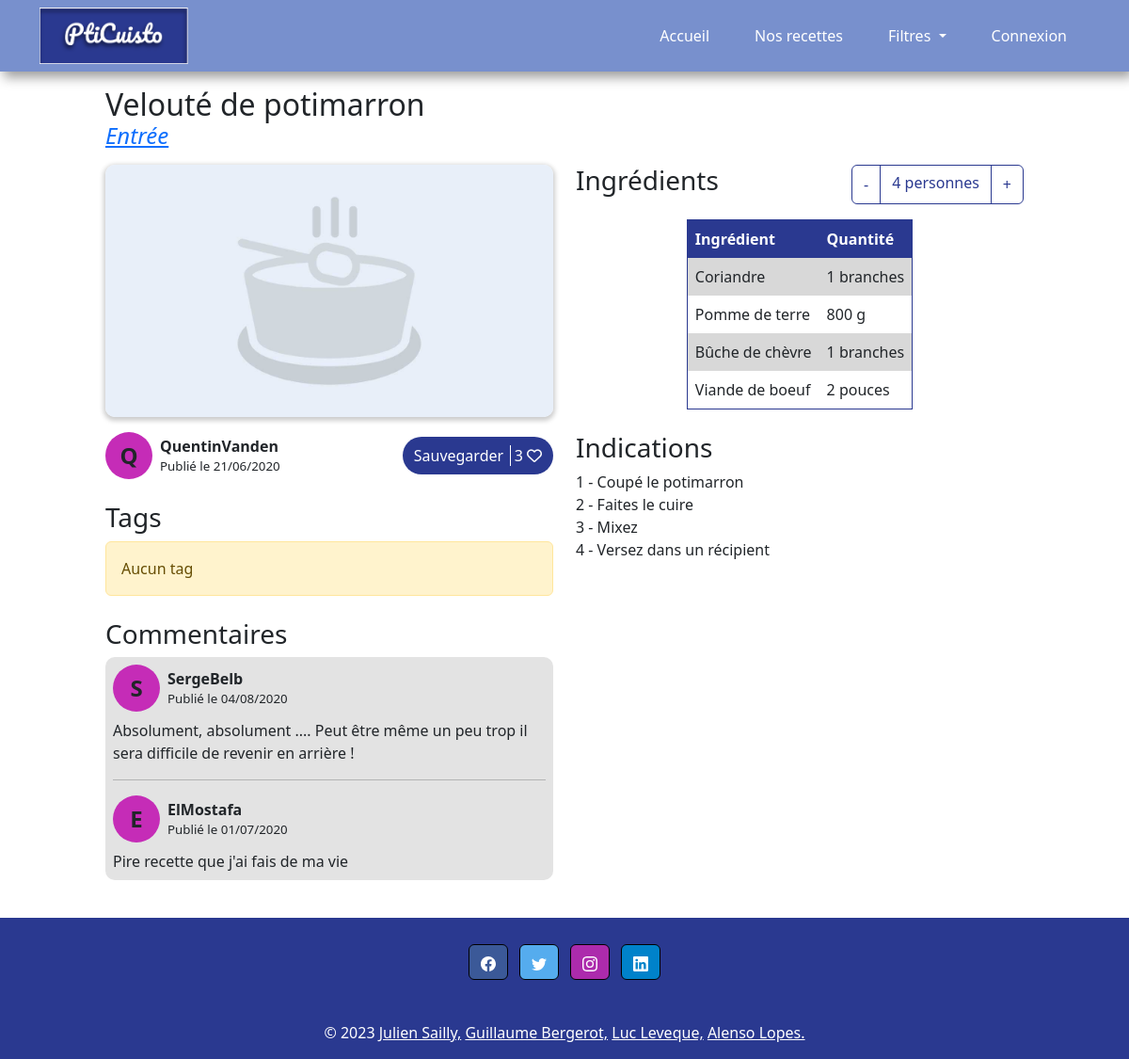
/index.php?controller=recipes&action=read&id=5, run on the app's committed database.
### tables this page shows
CREATE TABLE `recipes` (
  `rec_id` int(11) NOT NULL,
  `rec_title` varchar(200) DEFAULT NULL,
  `rec_content` varchar(2000) DEFAULT NULL,
  `rec_summary` varchar(300) DEFAULT NULL,
  `cat_id` int(3) NOT NULL,
  `rec_creation_date` datetime NOT NULL DEFAULT current_timestamp(),
  `rec_image_src` varchar(100) DEFAULT NULL,
  `rec_modification_date` datetime DEFAULT NULL,
  `users_id` int(3) NOT NULL,
  `isAuthorised` int(2) NOT NULL DEFAULT 0,
  `rec_nb_person` int(2) NOT NULL
);

CREATE TABLE `category` (
  `cat_id` int(3) NOT NULL,
  `cat_title` varchar(100) DEFAULT NULL,
  `cat_desc` varchar(250) DEFAULT NULL
);

CREATE TABLE `users` (
  `users_id` int(11) NOT NULL,
  `users_pseudo` varchar(25) DEFAULT NULL,
  `users_email` varchar(100) DEFAULT NULL,
  `users_password` char(64) NOT NULL,
  `users_lastname` varchar(100) DEFAULT NULL,
  `users_name` varchar(100) DEFAULT NULL,
  `users_inscription_date` date DEFAULT NULL,
  `users_type` int(1) NOT NULL,
  `users_status` int(1) NOT NULL
);

CREATE TABLE `comments` (
  `rec_id` int(11) NOT NULL,
  `users_id` int(11) NOT NULL,
  `com_date` datetime NOT NULL DEFAULT current_timestamp(),
  `com_title` varchar(256) DEFAULT NULL,
  `com_content` varchar(512) DEFAULT NULL,
  `isAuthorised` int(11) NOT NULL DEFAULT 0
);

### controller/controllerRecipes.php (called while the page is built, shortened)
<?php
require_once(File::build_path(array("model", "modelRecipes.php")));
class controllerRecipes
{
  public static function read()
  {
    $recipe = modelRecipes::getRecipe($_GET["id"]);
    $likes = modelRecipes::getRecipeLikes($_GET["id"]);
    $tags = modelRecipes::getRecipeTags($_GET["id"]);
    $comments = modelRecipes::getRecipeComments($_GET["id"]);
    $ingredients = modelRecipes::getRecipeIngredients($_GET["id"]);
    require(File::build_path(array("view", "navbar.php")));
    require(File::build_path(array("view", "viewRecipe.php")));
    require(File::build_path(array("view", "footer.php")));
  }
}

### index.php (called while the page is built, shortened)
<?php
    require_once(File::build_path(array("controller", "routeur.php")));
?>

### model/modelRecipes.php (called while the page is built, shortened)
<?php
require_once(File::build_path(array("model", "model.php")));
class modelRecipes extends model
{
  public static function getRecipe($rec_id = NULL)
  {
    $model = new Model();
    if ($rec_id == NULL) {
      $page = 1;
      if (isset($_GET['page'])) {
        if ($_GET['page'] > 0) {
          $page = $_GET['page'];
        }
      }
      $sql = "SELECT rec_id, rec_title, cat_id, cat_title, rec_summary, rec_image_src, isAuthorised FROM recipes
      join category using (cat_id)
      where isAuthorised = 1
      order by rec_modification_date desc, rec_creation_date desc LIMIT " . (($page - 1) * 10) . "," . 10;
      $req_prep = model::$pdo->prepare($sql);
      $req_prep->execute();
      return $req_prep->fetchAll();
    } else {
      $sql = "SELECT rec_id, rec_title, rec_summary, cat_id, cat_title, rec_image_src, users_id, users_pseudo, rec_creation_date, rec_modification_date, rec_nb_person, rec_content, isAuthorised FROM recipes
      join category using (cat_id)
      join users using (users_id)
      WHERE rec_id = $rec_id";
      $req_prep = model::$pdo->prepare($sql);
      $req_prep->execute();
      return $req_prep->fetch();
    }
  }
  public static function getRecipeLikes($rec_id)
  {
    $model = new Model();
    $sql = "SELECT COUNT(*) as NBLIKES FROM likes WHERE rec_id = :id";
    $req_prep = model::$pdo->prepare($sql);
    $req_prep->bindParam(':id', $rec_id, PDO::PARAM_INT);
    $req_prep->execute();
    return $req_prep->fetch();
  }
  public static function getRecipeComments($rec_id)
  {
    $model = new Model();
    $sql = "SELECT users_id, users_pseudo, com_date, com_content FROM comments
    JOIN users using (users_id)
    WHERE rec_id = :id
    order by com_date desc";
    $req_prep = model::$pdo->prepare($sql);
    $req_prep->bindParam(':id', $rec_id, PDO::PARAM_INT);
    $req_prep->execute();
    return $req_prep->fetchAll();
  }
  public static function getRecipeTags($rec_id)
  {
    $model = new Model();
    $sql = "SELECT tag_title from tag
    join tags_list using (tag_id)
    where rec_id = :id";
    $req_prep = model::$pdo->prepare($sql);
    $req_prep->bindParam(':id', $rec_id, PDO::PARAM_INT);
    $req_prep->execute();
    return $req_prep->fetchAll();
  }
  public static function getRecipeIngredients($rec_id)
  {
    $model = new Model();
    $sql = "select ing_title, ing_quantity, ing_unit from ingredient
    join ingredients_list using (ing_id)
    where rec_id = :id";
    $req_prep = model::$pdo->prepare($sql);
    $req_prep->bindParam(':id', $rec_id, PDO::PARAM_INT);
    $req_prep->execute();
    return $req_prep->fetchAll();
  }
}

### config/conf.php (called while the page is built, shortened)
<?php
class conf{
	static private $databases = array(
		'hostname' => 'localhost',
		'database' => 'pti-cuisto',
		'login' => 'root',
		'password' => ''
	);
	static public function getLogin(){
		return self::$databases['login'];
	}
	static public function getHostname(){
		return self::$databases['hostname'];
	}
	static public function getDatabase(){
		return self::$databases['database'];
	}
	static public function getPassword(){
		return self::$databases['password'];
	}
}

### model/model.php (called while the page is built, shortened)
<?php
require_once("config/conf.php");
class model{
  public static function init(){
    $login = conf::getLogin();
    $hostname = conf::getHostname();
    $database_name = conf::getDatabase();
    $password = conf::getPassword();
  }
}
?>

### view/viewRecipe.php (the view, shortened to what this page needs)
<?php
global $recipe_img_path;
?>
<h2 class="recipe_title">
    <?php
    echo $recipe['rec_title'];
        ?>
</h2>
<a href="index.php?controller=filtre&action=categories&id=<?= $recipe['cat_id'] ?>">
    <h4 class="recipe_category"><i>
            <?= $recipe['cat_title'] ?>
        </i></h4>
</a>
<article id="recipe_view">
    <div class="column col_left">
        <div class="component">
            <div class="img_container">
                <img src="<?= $recipe_img_path . $recipe['rec_image_src'] ?>" alt="<?= $recipe['rec_title'] ?>">
            </div>
            <div class="author_save">
                <div class="author">
                    <div class="user_pp" <?php
                    $randColor = "#" . str_pad(dechex(rand(0xb9b9b9, 0xFFFFFF)), 6, 0, STR_PAD_LEFT);
                    echo "style=\"background-color: $randColor;\"";
                    ?>>
                        <span>
                            <?= substr($recipe['users_pseudo'], 0, 1) ?>
                        </span>
                    </div>
                    <div>
                        <p>
                            <?= $recipe['users_pseudo'] ?>
                        </p>
                        <?php
                        $date = $recipe['rec_creation_date'];
                        ?>
                        <p>Publié
                            <?php
                            if ($date < date("Y-m-d H:i:s", strtotime("-1 day"))) {
                                echo " le " . date("d/m/Y", strtotime($date));
                            } else {
                                echo " à " . date("H:i", strtotime($date));
                            }
                            ?>
                        </p>
                    </div>
                </div>
                <form method="POST" action="" class="save_recipe">
                    <div class="save_recipe_button">
                        <span class="save">Sauvegarder</span>
                        <span>
                            <?= $likes['NBLIKES'] ?>
                        </span>
                        <i class="fa-regular fa-heart" style="color: #ffffff;"></i>
                    </div>
                </form>
            </div>
        </div>
        <div class="tags component">
            <h3>Tags</h3>
            <?php
            if (sizeof($tags) == 0) {
                ?>
                <div class="alert alert-warning" role="alert">Aucun tag</div>
                <?php
            }
            ?>
        </div>
        <div class="comments component">
            <h3>Commentaires</h3>
            <?php
            if (sizeof($comments) == 0) {
                ?>
                <div class="alert alert-warning" role="alert">Aucun commentaire pour le moment</div>
                <?php
            } else {
                ?>
                <div>
                    <?php
                    foreach ($comments as $key => $comment) {
                        ?>
                        <div class="comment">
                            <div class="author">
                                <div class="user_pp" <?php
                                $randColor = "#" . str_pad(dechex(rand(0xb9b9b9, 0xFFFFFF)), 6, 0, STR_PAD_LEFT);
                                echo "style=\"background-color: $randColor;\"";
                                ?>>
                                    <span>
                                        <?= substr($comment['users_pseudo'], 0, 1) ?>
                                    </span>
                                </div>
                                <div>
                                    <p>
                                        <?= $comment['users_pseudo'] ?>
                                    </p>
                                    <p>Publié
                                        <?php
                                        if ($comment['com_date'] < date("Y-m-d H:i:s", strtotime("-1 day"))) {
                                            echo " le " . date("d/m/Y", strtotime($comment['com_date']));
                                        } else {
                                            echo " à " . date("H:i", strtotime($comment['com_date']));
                                        }
                                        ?>
                                    </p>
                                </div>
                            </div>
                            <p class="comment">
                                <?= $comment['com_content'] ?>
                            </p>
                        </div>
                        <?php
                        if ($key != sizeof($comments) - 1) {
                            ?>
                            <hr>
                            <?php
                        }
                    }
                    ?>
                </div>
                <?php
            }
            ?>
        </div>
    </div>
    <div class="column col_right">
        <div class="ingredients component">
            <div>
                <h3>Ingrédients</h3>
                <div class="person_number btn-group">
                    <button type="button" class="btn btn-outline-primary" id="removePerson">-</button>
                    <span class="btn btn-outline-primary">
                        <?= $recipe['rec_nb_person'] . ($recipe['rec_nb_person'] > 1 ? " personnes" : "personne") ?>
                    </span>
                    <button type="button" class="btn btn-outline-primary" id="addPerson">+</button>
                </div>
            </div>
            <?php
            if (sizeof($ingredients) == 0) {
                ?>
                <div class="alert alert-warning" role="alert">Aucun ingrédient</div>
                <?php
            } else {
                ?>
                <table>
                    <tr>
                        <th>Ingrédient</th>
                        <th>Quantité</th>
                    </tr>
                    <?php
                    foreach ($ingredients as $key => $ingredient) {
                        ?>
                        <tr>
                            <td>
                                <?= $ingredient['ing_title'] ?>
                            </td>
                            <td>
                                <?= $ingredient['ing_quantity'] . " " . $ingredient['ing_unit'] ?>
                            </td>
                        </tr>
                        <?php
                    }
                    ?>
                </table>
                <?php
            }
            ?>
        </div>
        <div class="recipe_content component">
            <h3>Indications</h3>
            <p>
                <?= nl2br($recipe['rec_content']) ?>
            </p>
        </div>
    </div>
</article>

### resources/css/style.css (style rules this page uses)
:root { --primary-color: #2a3990; --secondary-color: #7890cd; --background-color: #ffffff; --grey-color: #999999; }
* { margin: 0; padding: 0; box-sizing: border-box; }
body { transition: all 0.4s ease-in-out; min-height: 100vh; display: flex; flex-direction: column; justify-content: space-between; }
h2.recipe_title { display: flex; margin-bottom: 0; flex-direction: row; justify-content: space-between; align-items: center; }
h4.recipe_category { margin-bottom: 1rem; font-weight: lighter; }
article#recipe_view { display: flex; flex-direction: row; justify-content: space-between; gap: 1.5rem; }
article#recipe_view > div { flex: 1; }
#recipe_view .img_container { width: 100%; aspect-ratio: 16 / 9; border-radius: 10px; box-shadow: rgb(0 0 0 / 20%) 0px 2px 5px 2px; margin-bottom: 1rem; }
.img_container img { width: 100%; height: 100%; object-fit: cover; border-radius: 10px; }
div.author_save { display: flex; flex-direction: row; justify-content: space-between; align-items: center; }
div.author { display: flex; flex-direction: row; }
div.author div { display: flex; flex-direction: column; justify-content: center; }
div.author p { margin-left: 0.5rem; margin-bottom: 0; }
div.author p:first-child { font-weight: bold; }
div.author p:last-child { font-size: smaller; }
.save_recipe_button { background-color: var(--primary-color); border-radius: 5rem; padding: 0.5rem 0.75rem; color: var(--background-color); border: none; }
span.save { padding-right: 0.4rem; border-right: var(--background-color) solid 1px; }
.component { margin-bottom: 1.5rem; }
.component h3 { margin-bottom: 0.5rem; }
div.tags div { display: flex; flex-wrap: wrap; gap: 0.5rem; }
div.comments > div { background-color: #e3e3e3; border-radius: 10px; padding: 0.5rem; }
p.comment { margin: 0.5rem 0 0 0; }
div.user_pp { width: 50px; height: 50px; border-radius: 50%; display: flex; justify-content: center; align-items: center; }
div.user_pp span { font-size: 1.5rem; font-weight: 600; }
div.ingredients > div { display: flex; flex-direction: row; justify-content: space-between; margin-bottom: 0.5rem; }
div.ingredients table { border-collapse: collapse; margin: 1rem auto; border-radius: 10px; border: solid 1px var(--primary-color); }
div.ingredients table th { background-color: var(--primary-color); color: var(--background-color); }
div.ingredients table tr:nth-child(even) { background-color: #d8d8d8; }
div.ingredients table * { padding: 0.5rem; }
div.person_number span.btn { cursor: auto; }
.recipe_content p { text-align: justify; }

### data on the page
recipes: rec_title "Velouté de potimarron", cat.cat_title "Entrée", rec_image_src (placeholder picture), users.users_pseudo "Q", users.users_pseudo "QuentinVanden", rec_creation_date "21/06/2020", rec_nb_person "4", rec_content "1 - Coupé le potimarron 2 - Faites le cuire 3 - Mixez 4 - Versez dans un récipient"
comments: users.users_pseudo "S", users.users_pseudo "SergeBelb", com_date "04/08/2020", com_content "Absolument, absolument .... Peut être même un peu trop il sera difficile de revenir en arrière !"
comments: users.users_pseudo "E", users.users_pseudo "ElMostafa", com_date "01/07/2020", com_content "Pire recette que j'ai fais de ma vie"

### other printed values
$likes['NBLIKES'] "3"
$ingredient['ing_title'] "Coriandre"
$ingredient['ing_quantity'] "1"
$ingredient['ing_unit'] "branches"
$ingredient['ing_title'] "Pomme de terre"
$ingredient['ing_quantity'] "800"
$ingredient['ing_unit'] "g"
$ingredient['ing_title'] "Bûche de chèvre"
$ingredient['ing_title'] "Viande de boeuf"
$ingredient['ing_quantity'] "2"
$ingredient['ing_unit'] "pouces"
